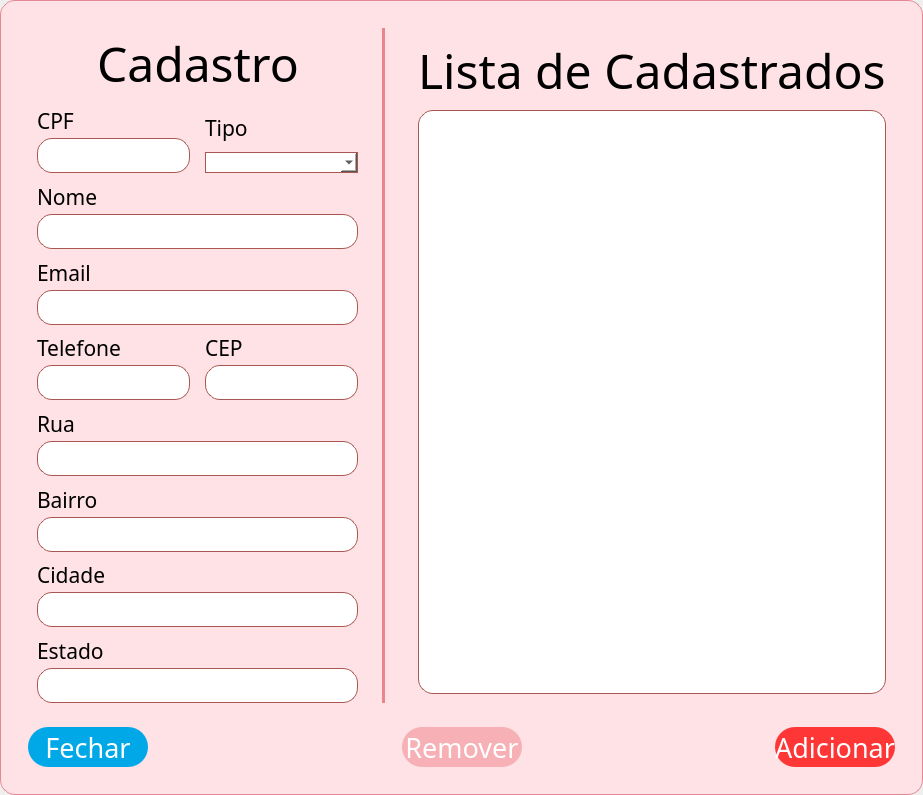
<?xml version="1.0" encoding="UTF-8"?>
<ui version="4.0">
 <class>Dialog</class>
 <widget class="QDialog" name="Dialog">
  <property name="geometry">
   <rect>
    <x>0</x>
    <y>0</y>
    <width>923</width>
    <height>795</height>
   </rect>
  </property>
  <property name="sizePolicy">
   <sizepolicy hsizetype="Preferred" vsizetype="Preferred">
    <horstretch>0</horstretch>
    <verstretch>0</verstretch>
   </sizepolicy>
  </property>
  <property name="minimumSize">
   <size>
    <width>923</width>
    <height>0</height>
   </size>
  </property>
  <property name="windowTitle">
   <string>Dialog</string>
  </property>
  <layout class="QVBoxLayout" name="verticalLayout_3">
   <property name="spacing">
    <number>0</number>
   </property>
   <property name="leftMargin">
    <number>0</number>
   </property>
   <property name="topMargin">
    <number>0</number>
   </property>
   <property name="rightMargin">
    <number>0</number>
   </property>
   <property name="bottomMargin">
    <number>0</number>
   </property>
   <item>
    <widget class="QFrame" name="frame">
     <property name="styleSheet">
      <string notr="true">background-color: #FEE2E6;border-radius: 15px;border: 1px solid #E58893</string>
     </property>
     <property name="frameShape">
      <enum>QFrame::StyledPanel</enum>
     </property>
     <property name="frameShadow">
      <enum>QFrame::Raised</enum>
     </property>
     <layout class="QVBoxLayout" name="verticalLayout_2">
      <item>
       <widget class="QFrame" name="frame_2">
        <property name="styleSheet">
         <string notr="true">QFrame{background-color: #FEE2E6;border-top-left-radius: 15px; border-bottom-left-radius: 15px; border-top-right-radius: 15px; border-bottom-right-radius: 15px; border: none}
QLineEdit{background-color: #fff; border-radius: 15px; padding-left: 0.5em; padding-right: 0.5em; border: 1px solid #A85751; height: 30px}
QLineEdit:focus{outline:0; border: 2px solid #A85751}
QComboBox{background-color: #fff; border-radius: 15px; padding-left: 0.5em; padding-right: 0.5em; border: 1px solid #A85751;scrollbar-width: thin;
  scrollbar-color: #F9EDEC;}
QComboBox:focus{outline:0; border: 2px solid #A85751}
</string>
        </property>
        <property name="frameShape">
         <enum>QFrame::StyledPanel</enum>
        </property>
        <property name="frameShadow">
         <enum>QFrame::Raised</enum>
        </property>
        <layout class="QGridLayout" name="gridLayout_2">
         <item row="0" column="2">
          <widget class="QFrame" name="frame_17">
           <property name="frameShape">
            <enum>QFrame::StyledPanel</enum>
           </property>
           <property name="frameShadow">
            <enum>QFrame::Raised</enum>
           </property>
           <layout class="QHBoxLayout" name="horizontalLayout_6">
            <item>
             <widget class="QFrame" name="frame_18">
              <property name="styleSheet">
               <string notr="true">border:0px;</string>
              </property>
              <property name="frameShape">
               <enum>QFrame::StyledPanel</enum>
              </property>
              <property name="frameShadow">
               <enum>QFrame::Raised</enum>
              </property>
              <layout class="QVBoxLayout" name="verticalLayout">
               <item>
                <widget class="QLabel" name="label_Lista_de_Cadastrados_Oficinas_as">
                 <property name="font">
                  <font>
                   <family>Abel</family>
                   <pointsize>36</pointsize>
                  </font>
                 </property>
                 <property name="text">
                  <string>Lista de Cadastrados</string>
                 </property>
                </widget>
               </item>
               <item>
                <widget class="QListView" name="listView_lista_de_cadastrados_Oficinas_as">
                 <property name="styleSheet">
                  <string notr="true">QListView{background-color: #fff; border-radius: 15px; padding-left: 0.5em; padding-right: 0.5em; border: 1px solid #A85751;scrollbar-width: thin;
  scrollbar-color: #F9EDEC;}
QListView:focus{outline:0; border: 2px solid #A85751}
</string>
                 </property>
                </widget>
               </item>
              </layout>
             </widget>
            </item>
           </layout>
          </widget>
         </item>
         <item row="0" column="0">
          <widget class="QFrame" name="frame_13">
           <property name="styleSheet">
            <string notr="true"/>
           </property>
           <property name="frameShape">
            <enum>QFrame::StyledPanel</enum>
           </property>
           <property name="frameShadow">
            <enum>QFrame::Raised</enum>
           </property>
           <layout class="QGridLayout" name="gridLayout">
            <item row="2" column="0" colspan="2">
             <widget class="QFrame" name="frame_5">
              <property name="frameShape">
               <enum>QFrame::StyledPanel</enum>
              </property>
              <property name="frameShadow">
               <enum>QFrame::Raised</enum>
              </property>
              <layout class="QVBoxLayout" name="verticalLayout_5">
               <property name="spacing">
                <number>0</number>
               </property>
               <property name="topMargin">
                <number>0</number>
               </property>
               <property name="rightMargin">
                <number>0</number>
               </property>
               <property name="bottomMargin">
                <number>0</number>
               </property>
               <item>
                <widget class="QLabel" name="label_nome_popup_oficinas_as">
                 <property name="font">
                  <font>
                   <family>Abel</family>
                   <pointsize>16</pointsize>
                  </font>
                 </property>
                 <property name="text">
                  <string>Nome</string>
                 </property>
                </widget>
               </item>
               <item>
                <widget class="QLineEdit" name="input_nome_popup_oficinas_as">
                 <property name="minimumSize">
                  <size>
                   <width>0</width>
                   <height>35</height>
                  </size>
                 </property>
                 <property name="maximumSize">
                  <size>
                   <width>16777215</width>
                   <height>35</height>
                  </size>
                 </property>
                 <property name="font">
                  <font>
                   <family>Abel</family>
                   <pointsize>16</pointsize>
                  </font>
                 </property>
                 <property name="styleSheet">
                  <string notr="true"/>
                 </property>
                </widget>
               </item>
              </layout>
             </widget>
            </item>
            <item row="4" column="1">
             <widget class="QFrame" name="frame_8">
              <property name="frameShape">
               <enum>QFrame::StyledPanel</enum>
              </property>
              <property name="frameShadow">
               <enum>QFrame::Raised</enum>
              </property>
              <layout class="QVBoxLayout" name="verticalLayout_9">
               <property name="spacing">
                <number>0</number>
               </property>
               <property name="topMargin">
                <number>0</number>
               </property>
               <property name="rightMargin">
                <number>0</number>
               </property>
               <property name="bottomMargin">
                <number>0</number>
               </property>
               <item>
                <widget class="QLabel" name="label_cep_popup_oficinas_as">
                 <property name="font">
                  <font>
                   <family>Abel</family>
                   <pointsize>16</pointsize>
                  </font>
                 </property>
                 <property name="text">
                  <string>CEP</string>
                 </property>
                </widget>
               </item>
               <item>
                <widget class="QLineEdit" name="input_cep_popup_oficinas_as">
                 <property name="minimumSize">
                  <size>
                   <width>0</width>
                   <height>35</height>
                  </size>
                 </property>
                 <property name="maximumSize">
                  <size>
                   <width>16777215</width>
                   <height>35</height>
                  </size>
                 </property>
                 <property name="font">
                  <font>
                   <family>Abel</family>
                   <pointsize>16</pointsize>
                  </font>
                 </property>
                 <property name="styleSheet">
                  <string notr="true"/>
                 </property>
                </widget>
               </item>
              </layout>
             </widget>
            </item>
            <item row="4" column="0">
             <widget class="QFrame" name="frame_7">
              <property name="frameShape">
               <enum>QFrame::StyledPanel</enum>
              </property>
              <property name="frameShadow">
               <enum>QFrame::Raised</enum>
              </property>
              <layout class="QVBoxLayout" name="verticalLayout_8">
               <property name="spacing">
                <number>0</number>
               </property>
               <property name="topMargin">
                <number>0</number>
               </property>
               <property name="rightMargin">
                <number>0</number>
               </property>
               <property name="bottomMargin">
                <number>0</number>
               </property>
               <item>
                <widget class="QLabel" name="label_Telefone_popup_oficinas_as">
                 <property name="font">
                  <font>
                   <family>Abel</family>
                   <pointsize>16</pointsize>
                  </font>
                 </property>
                 <property name="text">
                  <string>Telefone</string>
                 </property>
                </widget>
               </item>
               <item>
                <widget class="QLineEdit" name="input_Telefone_popup_oficinas_as">
                 <property name="minimumSize">
                  <size>
                   <width>0</width>
                   <height>35</height>
                  </size>
                 </property>
                 <property name="maximumSize">
                  <size>
                   <width>16777215</width>
                   <height>35</height>
                  </size>
                 </property>
                 <property name="font">
                  <font>
                   <family>Abel</family>
                   <pointsize>16</pointsize>
                  </font>
                 </property>
                 <property name="styleSheet">
                  <string notr="true"/>
                 </property>
                </widget>
               </item>
              </layout>
             </widget>
            </item>
            <item row="6" column="0" colspan="2">
             <widget class="QFrame" name="frame_9">
              <property name="frameShape">
               <enum>QFrame::StyledPanel</enum>
              </property>
              <property name="frameShadow">
               <enum>QFrame::Raised</enum>
              </property>
              <layout class="QVBoxLayout" name="verticalLayout_10">
               <property name="spacing">
                <number>0</number>
               </property>
               <property name="topMargin">
                <number>0</number>
               </property>
               <property name="rightMargin">
                <number>0</number>
               </property>
               <property name="bottomMargin">
                <number>0</number>
               </property>
               <item>
                <widget class="QLabel" name="label_rua_popup_oficinas_as">
                 <property name="font">
                  <font>
                   <family>Abel</family>
                   <pointsize>16</pointsize>
                  </font>
                 </property>
                 <property name="text">
                  <string>Rua</string>
                 </property>
                </widget>
               </item>
               <item>
                <widget class="QLineEdit" name="input_rua_popup_oficinas_as">
                 <property name="minimumSize">
                  <size>
                   <width>0</width>
                   <height>35</height>
                  </size>
                 </property>
                 <property name="maximumSize">
                  <size>
                   <width>16777215</width>
                   <height>35</height>
                  </size>
                 </property>
                 <property name="font">
                  <font>
                   <family>Abel</family>
                   <pointsize>16</pointsize>
                  </font>
                 </property>
                 <property name="styleSheet">
                  <string notr="true"/>
                 </property>
                </widget>
               </item>
              </layout>
             </widget>
            </item>
            <item row="1" column="0">
             <widget class="QFrame" name="frame_3">
              <property name="frameShape">
               <enum>QFrame::StyledPanel</enum>
              </property>
              <property name="frameShadow">
               <enum>QFrame::Raised</enum>
              </property>
              <layout class="QVBoxLayout" name="verticalLayout_4">
               <property name="spacing">
                <number>0</number>
               </property>
               <property name="topMargin">
                <number>0</number>
               </property>
               <property name="rightMargin">
                <number>0</number>
               </property>
               <property name="bottomMargin">
                <number>0</number>
               </property>
               <item>
                <widget class="QLabel" name="label_cpf_popup_oficinas_as">
                 <property name="font">
                  <font>
                   <family>Abel</family>
                   <pointsize>16</pointsize>
                  </font>
                 </property>
                 <property name="text">
                  <string>CPF</string>
                 </property>
                </widget>
               </item>
               <item>
                <widget class="QLineEdit" name="input_cpf_popup_oficinas_as">
                 <property name="minimumSize">
                  <size>
                   <width>0</width>
                   <height>35</height>
                  </size>
                 </property>
                 <property name="maximumSize">
                  <size>
                   <width>16777215</width>
                   <height>35</height>
                  </size>
                 </property>
                 <property name="font">
                  <font>
                   <family>Abel</family>
                   <pointsize>16</pointsize>
                  </font>
                 </property>
                 <property name="styleSheet">
                  <string notr="true"/>
                 </property>
                </widget>
               </item>
              </layout>
             </widget>
            </item>
            <item row="3" column="0" colspan="2">
             <widget class="QFrame" name="frame_6">
              <property name="frameShape">
               <enum>QFrame::StyledPanel</enum>
              </property>
              <property name="frameShadow">
               <enum>QFrame::Raised</enum>
              </property>
              <layout class="QVBoxLayout" name="verticalLayout_7">
               <property name="spacing">
                <number>0</number>
               </property>
               <property name="topMargin">
                <number>0</number>
               </property>
               <property name="rightMargin">
                <number>0</number>
               </property>
               <property name="bottomMargin">
                <number>0</number>
               </property>
               <item>
                <widget class="QLabel" name="label_Email_popup_oficinas_as">
                 <property name="font">
                  <font>
                   <family>Abel</family>
                   <pointsize>16</pointsize>
                  </font>
                 </property>
                 <property name="text">
                  <string>Email</string>
                 </property>
                </widget>
               </item>
               <item>
                <widget class="QLineEdit" name="input_Email_popup_oficinas_as">
                 <property name="minimumSize">
                  <size>
                   <width>0</width>
                   <height>35</height>
                  </size>
                 </property>
                 <property name="maximumSize">
                  <size>
                   <width>16777215</width>
                   <height>35</height>
                  </size>
                 </property>
                 <property name="font">
                  <font>
                   <family>Abel</family>
                   <pointsize>16</pointsize>
                  </font>
                 </property>
                 <property name="styleSheet">
                  <string notr="true"/>
                 </property>
                </widget>
               </item>
              </layout>
             </widget>
            </item>
            <item row="9" column="0" colspan="2">
             <widget class="QFrame" name="frame_12">
              <property name="frameShape">
               <enum>QFrame::StyledPanel</enum>
              </property>
              <property name="frameShadow">
               <enum>QFrame::Raised</enum>
              </property>
              <layout class="QVBoxLayout" name="verticalLayout_15">
               <property name="spacing">
                <number>0</number>
               </property>
               <property name="topMargin">
                <number>0</number>
               </property>
               <property name="rightMargin">
                <number>0</number>
               </property>
               <property name="bottomMargin">
                <number>0</number>
               </property>
               <item>
                <widget class="QLabel" name="label_estado_popup_oficinas_as_3">
                 <property name="font">
                  <font>
                   <family>Abel</family>
                   <pointsize>16</pointsize>
                  </font>
                 </property>
                 <property name="text">
                  <string>Estado</string>
                 </property>
                </widget>
               </item>
               <item>
                <widget class="QLineEdit" name="input_estado_popup_oficinas_as_3">
                 <property name="minimumSize">
                  <size>
                   <width>0</width>
                   <height>35</height>
                  </size>
                 </property>
                 <property name="maximumSize">
                  <size>
                   <width>16777215</width>
                   <height>35</height>
                  </size>
                 </property>
                 <property name="font">
                  <font>
                   <family>Abel</family>
                   <pointsize>16</pointsize>
                  </font>
                 </property>
                 <property name="styleSheet">
                  <string notr="true"/>
                 </property>
                </widget>
               </item>
              </layout>
             </widget>
            </item>
            <item row="1" column="1">
             <widget class="QFrame" name="frame_4">
              <property name="frameShape">
               <enum>QFrame::StyledPanel</enum>
              </property>
              <property name="frameShadow">
               <enum>QFrame::Raised</enum>
              </property>
              <layout class="QVBoxLayout" name="verticalLayout_6">
               <property name="spacing">
                <number>0</number>
               </property>
               <property name="topMargin">
                <number>0</number>
               </property>
               <property name="rightMargin">
                <number>0</number>
               </property>
               <property name="bottomMargin">
                <number>0</number>
               </property>
               <item>
                <widget class="QLabel" name="label_tipo_popup_oficinas_as">
                 <property name="font">
                  <font>
                   <family>Abel</family>
                   <pointsize>16</pointsize>
                  </font>
                 </property>
                 <property name="text">
                  <string>Tipo</string>
                 </property>
                </widget>
               </item>
               <item>
                <widget class="QComboBox" name="comboBox_tipo_popup_oficinas_as">
                 <property name="font">
                  <font>
                   <family>Abel</family>
                  </font>
                 </property>
                 <property name="styleSheet">
                  <string notr="true"/>
                 </property>
                 <property name="editable">
                  <bool>false</bool>
                 </property>
                </widget>
               </item>
              </layout>
             </widget>
            </item>
            <item row="8" column="0" colspan="2">
             <widget class="QFrame" name="frame_11">
              <property name="frameShape">
               <enum>QFrame::StyledPanel</enum>
              </property>
              <property name="frameShadow">
               <enum>QFrame::Raised</enum>
              </property>
              <layout class="QVBoxLayout" name="verticalLayout_14">
               <property name="spacing">
                <number>0</number>
               </property>
               <property name="topMargin">
                <number>0</number>
               </property>
               <property name="rightMargin">
                <number>0</number>
               </property>
               <property name="bottomMargin">
                <number>0</number>
               </property>
               <item>
                <widget class="QLabel" name="label_cidade_popup_oficinas_as_2">
                 <property name="font">
                  <font>
                   <family>Abel</family>
                   <pointsize>16</pointsize>
                  </font>
                 </property>
                 <property name="text">
                  <string>Cidade</string>
                 </property>
                </widget>
               </item>
               <item>
                <widget class="QLineEdit" name="input_cidade_popup_oficinas_as">
                 <property name="minimumSize">
                  <size>
                   <width>0</width>
                   <height>35</height>
                  </size>
                 </property>
                 <property name="maximumSize">
                  <size>
                   <width>16777215</width>
                   <height>35</height>
                  </size>
                 </property>
                 <property name="font">
                  <font>
                   <family>Abel</family>
                   <pointsize>16</pointsize>
                  </font>
                 </property>
                 <property name="styleSheet">
                  <string notr="true"/>
                 </property>
                </widget>
               </item>
              </layout>
             </widget>
            </item>
            <item row="7" column="0" colspan="2">
             <widget class="QFrame" name="frame_10">
              <property name="frameShape">
               <enum>QFrame::StyledPanel</enum>
              </property>
              <property name="frameShadow">
               <enum>QFrame::Raised</enum>
              </property>
              <layout class="QVBoxLayout" name="verticalLayout_13">
               <property name="spacing">
                <number>0</number>
               </property>
               <property name="topMargin">
                <number>0</number>
               </property>
               <property name="rightMargin">
                <number>0</number>
               </property>
               <property name="bottomMargin">
                <number>0</number>
               </property>
               <item>
                <widget class="QLabel" name="label_bairro_popup_oficinas_as">
                 <property name="font">
                  <font>
                   <family>Abel</family>
                   <pointsize>16</pointsize>
                  </font>
                 </property>
                 <property name="text">
                  <string>Bairro</string>
                 </property>
                </widget>
               </item>
               <item>
                <widget class="QLineEdit" name="input_bairro_popup_oficinas_as">
                 <property name="minimumSize">
                  <size>
                   <width>0</width>
                   <height>35</height>
                  </size>
                 </property>
                 <property name="maximumSize">
                  <size>
                   <width>16777215</width>
                   <height>35</height>
                  </size>
                 </property>
                 <property name="font">
                  <font>
                   <family>Abel</family>
                   <pointsize>16</pointsize>
                  </font>
                 </property>
                 <property name="styleSheet">
                  <string notr="true"/>
                 </property>
                </widget>
               </item>
              </layout>
             </widget>
            </item>
            <item row="0" column="0" colspan="2">
             <widget class="QFrame" name="frame_14">
              <property name="frameShape">
               <enum>QFrame::StyledPanel</enum>
              </property>
              <property name="frameShadow">
               <enum>QFrame::Raised</enum>
              </property>
              <layout class="QHBoxLayout" name="horizontalLayout_5">
               <property name="spacing">
                <number>0</number>
               </property>
               <property name="topMargin">
                <number>0</number>
               </property>
               <property name="rightMargin">
                <number>0</number>
               </property>
               <property name="bottomMargin">
                <number>0</number>
               </property>
               <item>
                <spacer name="horizontalSpacer_3">
                 <property name="orientation">
                  <enum>Qt::Horizontal</enum>
                 </property>
                 <property name="sizeHint" stdset="0">
                  <size>
                   <width>40</width>
                   <height>20</height>
                  </size>
                 </property>
                </spacer>
               </item>
               <item>
                <widget class="QLabel" name="label_cadastro_popup_oficinas_as">
                 <property name="font">
                  <font>
                   <family>Abel</family>
                   <pointsize>36</pointsize>
                  </font>
                 </property>
                 <property name="text">
                  <string>Cadastro</string>
                 </property>
                </widget>
               </item>
               <item>
                <spacer name="horizontalSpacer_4">
                 <property name="orientation">
                  <enum>Qt::Horizontal</enum>
                 </property>
                 <property name="sizeHint" stdset="0">
                  <size>
                   <width>40</width>
                   <height>20</height>
                  </size>
                 </property>
                </spacer>
               </item>
              </layout>
             </widget>
            </item>
           </layout>
          </widget>
         </item>
         <item row="0" column="1">
          <widget class="QFrame" name="frame_16">
           <property name="frameShape">
            <enum>QFrame::StyledPanel</enum>
           </property>
           <property name="frameShadow">
            <enum>QFrame::Raised</enum>
           </property>
           <layout class="QHBoxLayout" name="horizontalLayout_4">
            <item>
             <widget class="Line" name="line_linha_Oficinas_as">
              <property name="styleSheet">
               <string notr="true">background-color: rgb(236, 132, 140);
border:0px;</string>
              </property>
              <property name="orientation">
               <enum>Qt::Vertical</enum>
              </property>
             </widget>
            </item>
           </layout>
          </widget>
         </item>
         <item row="1" column="0" colspan="3">
          <widget class="QFrame" name="frame_15">
           <property name="frameShape">
            <enum>QFrame::StyledPanel</enum>
           </property>
           <property name="frameShadow">
            <enum>QFrame::Raised</enum>
           </property>
           <layout class="QHBoxLayout" name="horizontalLayout_3">
            <item>
             <widget class="QPushButton" name="btn_fechar_popup_oficinas_as">
              <property name="minimumSize">
               <size>
                <width>120</width>
                <height>40</height>
               </size>
              </property>
              <property name="maximumSize">
               <size>
                <width>120</width>
                <height>40</height>
               </size>
              </property>
              <property name="font">
               <font>
                <family>Abel</family>
                <pointsize>20</pointsize>
               </font>
              </property>
              <property name="cursor">
               <cursorShape>PointingHandCursor</cursorShape>
              </property>
              <property name="styleSheet">
               <string notr="true">QPushButton{color: #fff; background-color: #00A8E8; border-radius: 20px; border: none}
QPushButton:hover{background-color: #23B2EE}
QPushButton:focus{outline:0}</string>
              </property>
              <property name="text">
               <string>Fechar</string>
              </property>
             </widget>
            </item>
            <item>
             <spacer name="horizontalSpacer_2">
              <property name="orientation">
               <enum>Qt::Horizontal</enum>
              </property>
              <property name="sizeHint" stdset="0">
               <size>
                <width>40</width>
                <height>20</height>
               </size>
              </property>
             </spacer>
            </item>
            <item>
             <widget class="QPushButton" name="btn_remover_popup_oficinas_as">
              <property name="minimumSize">
               <size>
                <width>120</width>
                <height>40</height>
               </size>
              </property>
              <property name="maximumSize">
               <size>
                <width>120</width>
                <height>40</height>
               </size>
              </property>
              <property name="font">
               <font>
                <family>Abel</family>
                <pointsize>20</pointsize>
               </font>
              </property>
              <property name="cursor">
               <cursorShape>PointingHandCursor</cursorShape>
              </property>
              <property name="styleSheet">
               <string notr="true">QPushButton{color: #fff; background-color: #F7B0B5; border-radius: 20px; border: none}
QPushButton:hover{background-color: #EC848C}
QPushButton:focus{outline:0}</string>
              </property>
              <property name="text">
               <string>Remover</string>
              </property>
             </widget>
            </item>
            <item>
             <spacer name="horizontalSpacer">
              <property name="orientation">
               <enum>Qt::Horizontal</enum>
              </property>
              <property name="sizeHint" stdset="0">
               <size>
                <width>40</width>
                <height>20</height>
               </size>
              </property>
             </spacer>
            </item>
            <item>
             <widget class="QPushButton" name="btn_adicionar_popup_oficinas_as">
              <property name="minimumSize">
               <size>
                <width>120</width>
                <height>40</height>
               </size>
              </property>
              <property name="maximumSize">
               <size>
                <width>120</width>
                <height>40</height>
               </size>
              </property>
              <property name="font">
               <font>
                <family>Abel</family>
                <pointsize>20</pointsize>
               </font>
              </property>
              <property name="cursor">
               <cursorShape>PointingHandCursor</cursorShape>
              </property>
              <property name="styleSheet">
               <string notr="true">QPushButton{color: #fff; background-color: #FF3636; border-radius: 20px; border: none}
QPushButton:hover{background-color: #EC848C}
QPushButton:focus{outline:0}</string>
              </property>
              <property name="text">
               <string>Adicionar</string>
              </property>
             </widget>
            </item>
           </layout>
          </widget>
         </item>
        </layout>
       </widget>
      </item>
     </layout>
    </widget>
   </item>
  </layout>
 </widget>
 <resources/>
 <connections/>
</ui>
